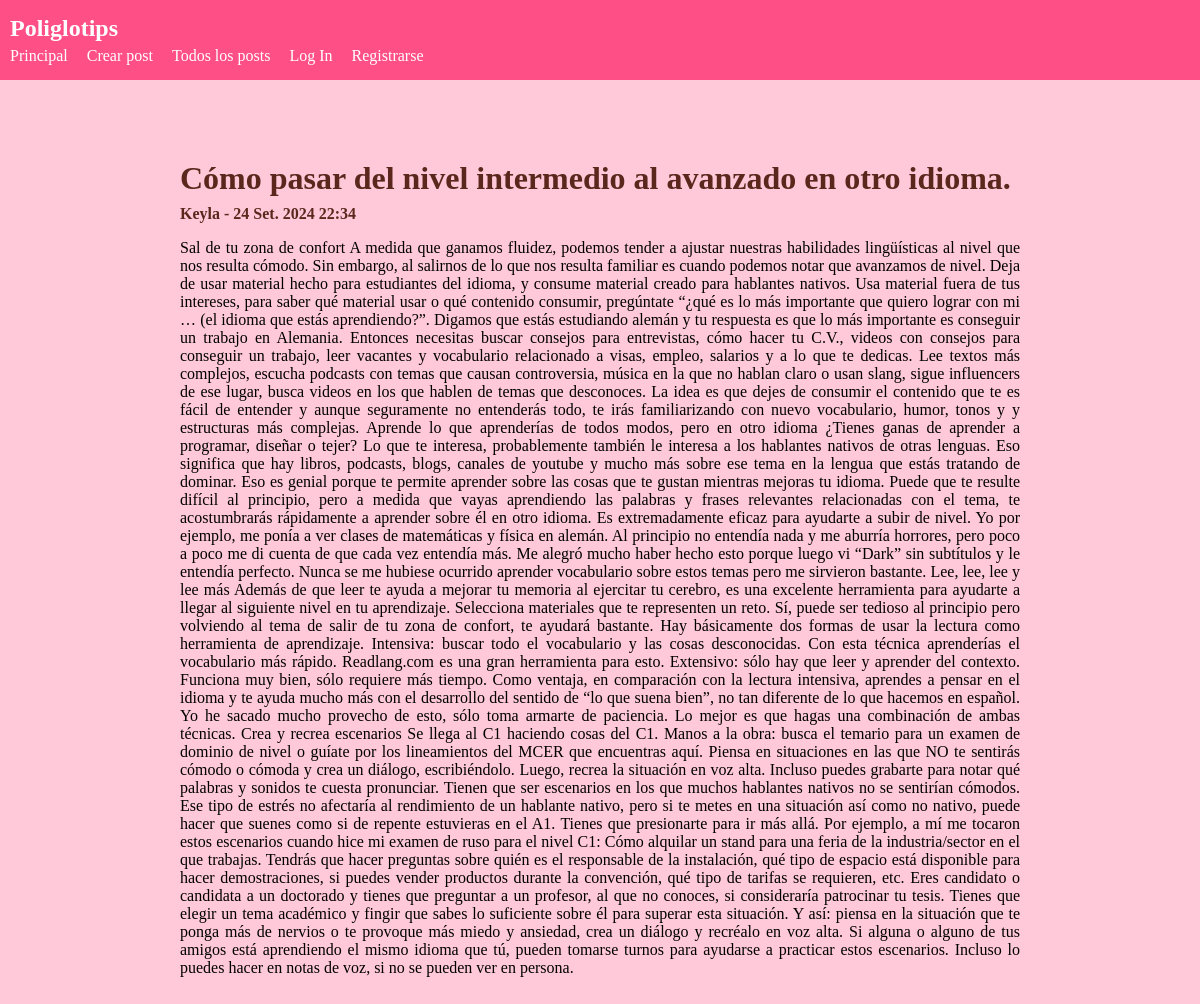
The page /post/12 on the database its author committed.
### post/models.py (models this page shows, shortened)
class Post (models.Model):
    titulo = models.TextField(max_length=75)
    contenido = models.TextField()
    autor = models.ForeignKey(User, on_delete=models.CASCADE, related_name='post_publicados')
    fecha_publicacion = models.DateTimeField(auto_now_add=True)

### post/views.py (the view)
# urls.py: path('post/<int:id>', ver_detalle, name='ver_post'),
def ver_detalle(request, id):
    post = Post.objects.get(id=id)
    return render(request, 'ver_post.html', {'post':post})

### post/templates/ver_post.html (shortened to what this page needs)
{%extends "base.html"%}
{%block content%}
    <h1 id="titulo-detalle">{{post.titulo|capfirst}}</h1>
    <span class="fecha-creacion">{{post.autor.username|capfirst}} - {{post.fecha_publicacion}}</span>
    <p>{{post.contenido|capfirst}}</p>
{%endblock%}

### post/static/post/styles.css (style rules this page uses)
* { margin: 0; padding: 0; text-decoration: none; list-style: none; }
body { background-color: rgb(255, 201, 218); }
#titulo-detalle { margin-bottom: 0.5rem; }
.fecha-creacion { display: block; width: 100%; text-align: left; color: rgb(91, 39, 28); font-weight: 600; }

### rows shown on the page
Post: titulo "Cómo pasar del nivel intermedio al avanzado en otro idioma.", autor.username "Keyla", fecha_publicacion "24 Set. 2024 22:34", contenido "Sal de tu zona de confort A medida que ganamos fluidez, podemos tender a ajustar nuestras habilidades lingüísticas al nivel que nos resulta cómodo. Sin embargo, al salirnos de lo que nos resulta familiar es cuando podemos notar que avanzamos de nivel. Deja de usar material hecho para estudiantes del idioma, y consume material creado para hablantes nativos. Usa material fuera de tus intereses, para saber qué material usar o qué contenido consumir, pregúntate “¿qué es lo más importante que quiero lograr con mi … (el idioma que estás aprendiendo?”. Digamos que estás estudiando alemán y tu respuesta es que lo más importante es conseguir un trabajo en Alemania. Entonces necesitas buscar consejos…"
